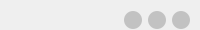
             <widget class="QWidget" name="titleBar" native="true">
              <property name="minimumSize">
               <size>
                <width>0</width>
                <height>30</height>
               </size>
              </property>
              <property name="maximumSize">
               <size>
                <width>16777215</width>
                <height>30</height>
               </size>
              </property>
              <property name="styleSheet">
               <string notr="true">#titleBar{

background-color: rgb(251, 251, 251);}</string>
              </property>
              <layout class="QVBoxLayout" name="verticalLayout_2">
               <property name="leftMargin">
                <number>0</number>
               </property>
               <property name="topMargin">
                <number>0</number>
               </property>
               <property name="rightMargin">
                <number>0</number>
               </property>
               <property name="bottomMargin">
                <number>0</number>
               </property>
               <item>
                <layout class="QHBoxLayout" name="horizontalLayout">
                 <property name="topMargin">
                  <number>10</number>
                 </property>
                 <property name="rightMargin">
                  <number>10</number>
                 </property>
                 <item>
                  <spacer name="horizontalSpacer">
                   <property name="orientation">
                    <enum>Qt::Horizontal</enum>
                   </property>
                   <property name="sizeHint" stdset="0">
                    <size>
                     <width>40</width>
                     <height>20</height>
                    </size>
                   </property>
                  </spacer>
                 </item>
                 <item>
                  <widget class="QPushButton" name="Button_min">
                   <property name="minimumSize">
                    <size>
                     <width>18</width>
                     <height>18</height>
                    </size>
                   </property>
                   <property name="maximumSize">
                    <size>
                     <width>18</width>
                     <height>18</height>
                    </size>
                   </property>
                   <property name="styleSheet">
                    <string notr="true">QPushButton{background-color:#c2c2c2;border-radius:9px}
QPushButton:hover {background-color:#f9bf45;border-radius:9px;}
QPushButton:pressed {background-color:#ffb11b;border-radius:9px;}</string>
                   </property>
                   <property name="text">
                    <string/>
                   </property>
                  </widget>
                 </item>
                 <item>
                  <widget class="QPushButton" name="Button_max">
                   <property name="minimumSize">
                    <size>
                     <width>18</width>
                     <height>18</height>
                    </size>
                   </property>
                   <property name="maximumSize">
                    <size>
                     <width>18</width>
                     <height>18</height>
                    </size>
                   </property>
                   <property name="styleSheet">
                    <string notr="true">QPushButton{background-color:#c2c2c2;border-radius:9px}
QPushButton:hover {background-color:#227d51;border-radius:9px;}
QPushButton:pressed {background-color:#2d6d4b;border-radius:9px;}</string>
                   </property>
                   <property name="text">
                    <string/>
                   </property>
                  </widget>
                 </item>
                 <item>
                  <widget class="QPushButton" name="Button_close">
                   <property name="minimumSize">
                    <size>
                     <width>18</width>
                     <height>18</height>
                    </size>
                   </property>
                   <property name="maximumSize">
                    <size>
                     <width>18</width>
                     <height>18</height>
                    </size>
                   </property>
                   <property name="styleSheet">
                    <string notr="true">QPushButton{background-color:#c2c2c2;border-radius:9px}
QPushButton:hover {background-color:#cb4042;border-radius:9px;}
QPushButton:pressed {background-color:#ab3b3a;border-radius:9px;}</string>
                   </property>
                   <property name="text">
                    <string/>
                   </property>
                  </widget>
                 </item>
                </layout>
               </item>
              </layout>
             </widget>
